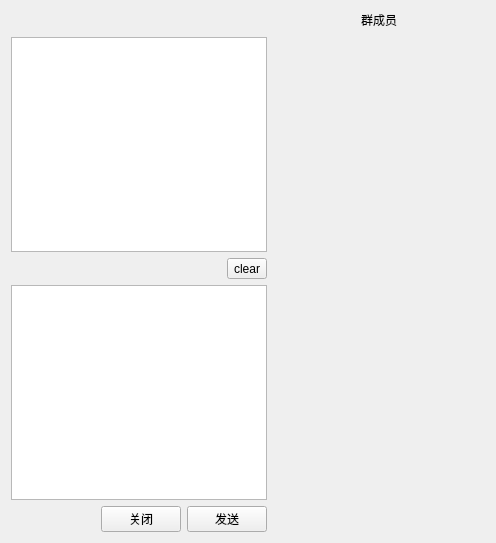
<?xml version="1.0" encoding="UTF-8"?>
<ui version="4.0">
 <class>TAFlockWidget</class>
 <widget class="QWidget" name="TAFlockWidget">
  <property name="geometry">
   <rect>
    <x>0</x>
    <y>0</y>
    <width>496</width>
    <height>543</height>
   </rect>
  </property>
  <property name="windowTitle">
   <string>Form</string>
  </property>
  <layout class="QGridLayout" name="gridLayout">
   <item row="0" column="0">
    <layout class="QHBoxLayout" name="horizontalLayout_3">
     <item>
      <layout class="QVBoxLayout" name="verticalLayout_2">
       <item>
        <layout class="QHBoxLayout" name="horizontalLayout_4">
         <item>
          <widget class="QWidget" name="headwidget" native="true">
           <property name="sizePolicy">
            <sizepolicy hsizetype="Expanding" vsizetype="Preferred">
             <horstretch>0</horstretch>
             <verstretch>0</verstretch>
            </sizepolicy>
           </property>
          </widget>
         </item>
         <item>
          <spacer name="horizontalSpacer">
           <property name="orientation">
            <enum>Qt::Horizontal</enum>
           </property>
           <property name="sizeType">
            <enum>QSizePolicy::Expanding</enum>
           </property>
           <property name="sizeHint" stdset="0">
            <size>
             <width>62</width>
             <height>20</height>
            </size>
           </property>
          </spacer>
         </item>
        </layout>
       </item>
       <item>
        <widget class="QTextBrowser" name="textBrowser"/>
       </item>
       <item>
        <layout class="QHBoxLayout" name="horizontalLayout_2">
         <item>
          <spacer name="horizontalSpacer_2">
           <property name="orientation">
            <enum>Qt::Horizontal</enum>
           </property>
           <property name="sizeHint" stdset="0">
            <size>
             <width>40</width>
             <height>20</height>
            </size>
           </property>
          </spacer>
         </item>
         <item>
          <widget class="QToolButton" name="cleartoolButton">
           <property name="text">
            <string>clear</string>
           </property>
          </widget>
         </item>
        </layout>
       </item>
       <item>
        <widget class="QTextEdit" name="textEdit"/>
       </item>
       <item>
        <layout class="QHBoxLayout" name="horizontalLayout">
         <item>
          <spacer name="horizontalSpacer_3">
           <property name="orientation">
            <enum>Qt::Horizontal</enum>
           </property>
           <property name="sizeHint" stdset="0">
            <size>
             <width>40</width>
             <height>20</height>
            </size>
           </property>
          </spacer>
         </item>
         <item>
          <widget class="QPushButton" name="closepushButton">
           <property name="text">
            <string>关闭</string>
           </property>
          </widget>
         </item>
         <item>
          <widget class="QPushButton" name="sendpushButton">
           <property name="text">
            <string>发送</string>
           </property>
          </widget>
         </item>
        </layout>
       </item>
      </layout>
     </item>
     <item>
      <layout class="QVBoxLayout" name="verticalLayout">
       <item>
        <widget class="QLabel" name="label">
         <property name="sizePolicy">
          <sizepolicy hsizetype="Preferred" vsizetype="Fixed">
           <horstretch>0</horstretch>
           <verstretch>0</verstretch>
          </sizepolicy>
         </property>
         <property name="text">
          <string>群成员</string>
         </property>
         <property name="alignment">
          <set>Qt::AlignCenter</set>
         </property>
        </widget>
       </item>
       <item>
        <widget class="QWidget" name="flockMemberwidget" native="true">
         <property name="sizePolicy">
          <sizepolicy hsizetype="MinimumExpanding" vsizetype="Preferred">
           <horstretch>0</horstretch>
           <verstretch>0</verstretch>
          </sizepolicy>
         </property>
        </widget>
       </item>
      </layout>
     </item>
    </layout>
   </item>
  </layout>
 </widget>
 <resources/>
 <connections/>
</ui>
